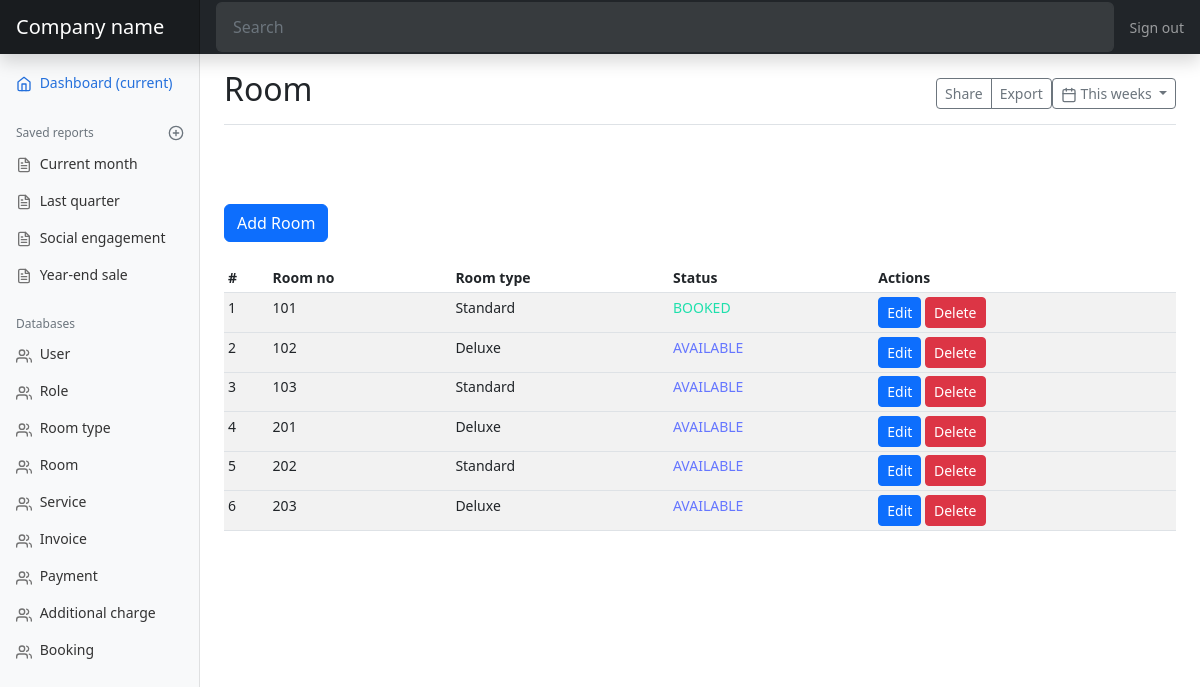
The page /room on the database its author committed.
### models.py (models this page shows, shortened)
class Room(db.Model):
    id = db.Column(db.Integer, primary_key=True)
    room_no = db.Column(db.String(50))
    image = db.Column(db.String(255))
    description = db.Column(db.Text)
    room_type_id = db.Column(db.Integer, db.ForeignKey('room_type.id'))
    room_type = db.relationship('RoomType', backref=db.backref('room', lazy=True))
    status = db.Column(db.Enum(RoomStatus))

class RoomType(db.Model):
    id = db.Column(db.Integer, primary_key=True)
    name = db.Column(db.String(50))
    price_per_night = db.Column(db.Float)
    capacity = db.Column(db.Integer)
    bed_quantity = db.Column(db.Integer)
    def __str__(self) -> str:
        return self.name

### views.py (the view)
@app.route('/room')
def room_page():
    rooms = models.Room.query.all()
    return render_template('mdRoom.html'
                           , rooms=rooms)

### templates/mdRoom.html
{% extends 'admin.html' %}
{% block title %}Room{% endblock %}
{% block content %}
<a href="{{ url_for('add_room') }}" class="btn btn-primary" tabindex="-1" role="button">Add Room</a>
<br/>
<br/>
<div class="table-responsive">
  <table class="table table-striped table-sm">
    <thead>
      <tr>
        <th>#</th>
        <th>Room no</th>
        <th>Room type</th>
        <th>Status</th>
        <th>Actions</th>
      </tr>
    </thead>
    <tbody>
      {% for room in rooms %}
      <tr>
        <td>{{ room.id }}</td>
        <td>{{ room.room_no }}</td>
        <td>{{ room.room_type }}</td>
        {% if room.status.name == 'AVAILABLE' %}
        <td style="color: rgb(101 118 255);">{{ room.status.name }}</td>
        {% elif room.status.name == 'BOOKED' %}
        <td style="color: rgb(30 224 172);">{{ room.status.name }}</td>
        {% else %}
        <td style="color: rgb(244 189 14);">{{ room.status.name }}</td>
        {% endif %}
        <td>
          <a href="{{ url_for('edit_room', room_id=room.id) }}" class="btn btn-primary btn-sm">Edit</a>
          <a href="{{ url_for('delete_room', room_id=room.id) }}" class="btn btn-danger btn-sm">Delete</a>
        </td>
      <tr>
        {% endfor %}
    </tbody>
  </table>
</div>
{% endblock %}

### static/dashboard.css (style rules this page uses)
body { font-size: .875rem; }

### rows shown on the page
Room: id "1", room_no "101", room_type "Standard", status.name "BOOKED"
Room: id "2", room_no "102", room_type "Deluxe", status.name "AVAILABLE"
Room: id "3", room_no "103", room_type "Standard", status.name "AVAILABLE"
Room: id "4", room_no "201", room_type "Deluxe", status.name "AVAILABLE"
Room: id "5", room_no "202", room_type "Standard", status.name "AVAILABLE"
Room: id "6", room_no "203", room_type "Deluxe", status.name "AVAILABLE"
